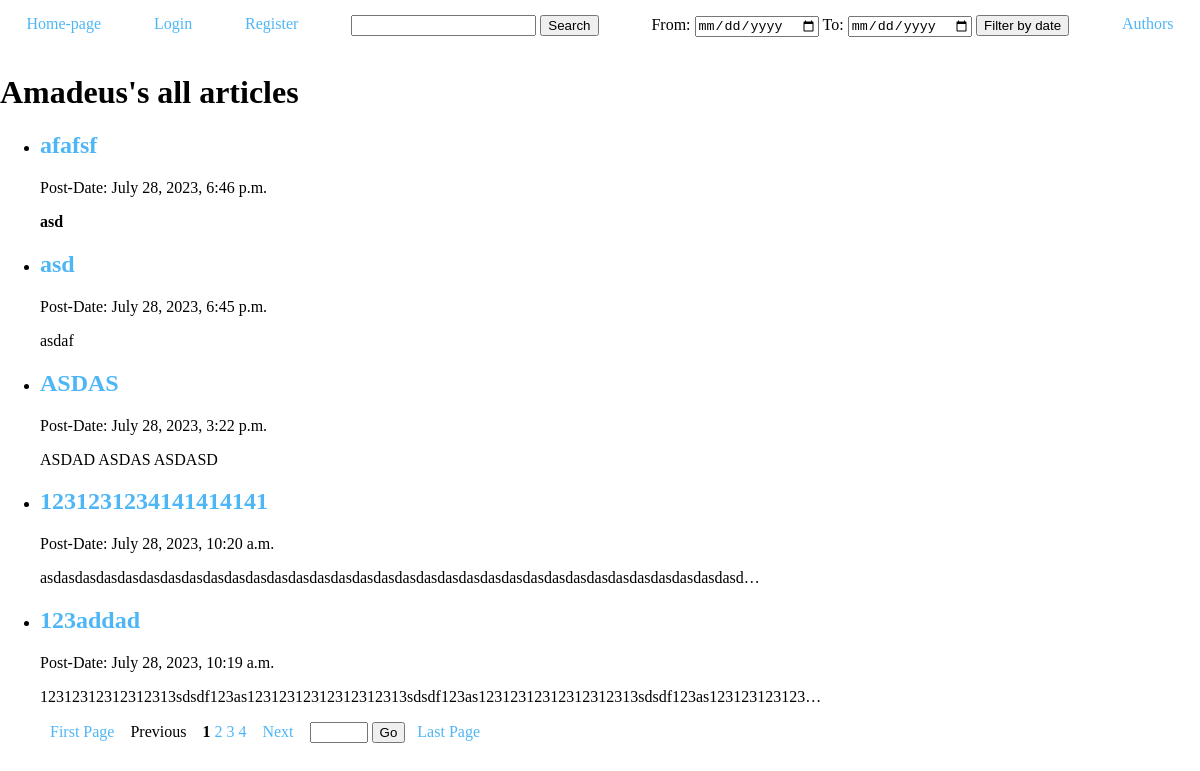
The page /blogs/author/Amadeus/ on the database as committed earlier.
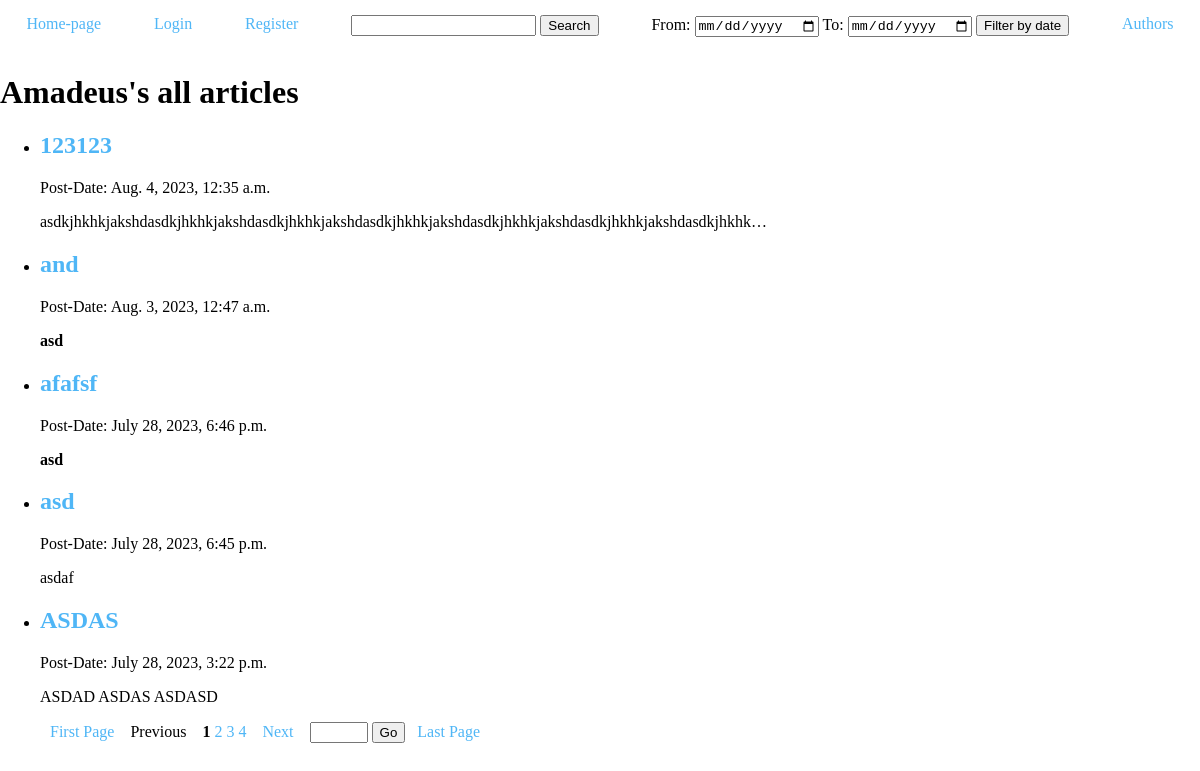
The same page on the database as committed later.
### blogs/models.py (models this page shows, shortened)
class Post(models.Model):
    title = models.CharField(max_length=200)
    content = models.TextField()
    date_created = models.DateTimeField(auto_now_add=True)
    author = models.ForeignKey(Author, on_delete=models.CASCADE)
    class Meta:
        ordering = ['-date_created']

### blogs/views.py (the view)
# urls.py: path('author/<str:username>/', views.author_posts, name='author_posts'),
def author_posts(request, username):
    author = Author.objects.get(user__username=username)
    posts = Post.objects.filter(author=author).order_by('-date_created')
    start_date_str = request.GET.get('start_date')
    end_date_str = request.GET.get('end_date')
    start_date = datetime.strptime(start_date_str, "%Y-%m-%d").date() if start_date_str else None
    end_date = datetime.strptime(end_date_str, "%Y-%m-%d").date() if end_date_str else None
    if start_date and end_date and start_date > end_date:
        start_date, end_date = end_date, start_date
    if start_date and end_date:
        posts = posts.filter(date_created__date__range=[start_date, end_date])
    paginator = Paginator(posts, 5)
    page_number = request.GET.get('page', 1)
    posts = paginator.get_page(page_number)
    current_url = reverse('author_posts', kwargs={'username': username})
    return render(request, 'blogs/author_posts.html', {'posts': posts, 'author': author,'current_url': current_url})

### blogs/templates/blogs/author_posts.html (shortened to what this page needs)
{% extends 'blogs/base.html' %}
{% block filter_form %}
<div>
<form action="{% url 'author_posts' username=author.user.username %}" method="get">
    From: <input type="date" name="start_date"
        value="{{ request.GET.start_date }}">
    To: <input type="date" name="end_date"
        value="{{ request.GET.end_date }}">
    <button type="submit">Filter by date</button>
</form>
</div>
{% endblock filter_form %}
{% block content %}
<h1>{{ author.user.username }}'s all articles</h1>
<ul>
    {% for post in posts %}
    <li>
        <h2><a href="{% url 'post_detail' pk=post.pk %}">{{ post.title }}</a></h2>
        <p>Post-Date: {{ post.date_created }}</p>
        <p>{{ post.content|truncatechars:100|safe }}</p>
    </li>
    {% empty %}
    <li>No articles.</li>
    {% endfor %}
</ul>
{% if posts.paginator.num_pages > 1 %}
    <div style="margin-left: 50px;">
        <a href="?start_date={{ request.GET.start_date }}&end_date={{ request.GET.end_date }}&page=1">First Page</a>
        {% if posts.has_previous %}
            <a href="?start_date={{ request.GET.start_date }}&end_date={{ request.GET.end_date }}&page={{ posts.previous_page_number }}">Previous</a>
        {% else %}
            <span>Previous</span>
        {% endif %}
        {% for num in posts.paginator.page_range %}
            {% if num >= posts.number|add:"-4" and num <= posts.number|add:"3" %}
                {% if posts.number == num %}
                    <span><strong>{{ num }}</strong></span>
                {% else %}
                    <a href="?start_date={{ request.GET.start_date }}&end_date={{ request.GET.end_date }}&page={{ num }}">{{ num }}</a>
                {% endif %}
            {% endif %}
        {% endfor %}
        {% if posts.has_next %}
            <a href="?start_date={{ request.GET.start_date }}&end_date={{ request.GET.end_date }}&page={{ posts.next_page_number }}">Next</a>
        {% else %}
            <span>Next</span>
        {% endif %}
        <form method="GET" action="{% url 'author_posts' username=author.user.username %}" style="display: inline;">
            <input type="number" id="go_to_page" name="page" min="1" max="{{ posts.paginator.num_pages }}" required style="width: 50px;">
            <button type="submit">Go</button>
        </form>
        <a href="?start_date={{ request.GET.start_date }}&end_date={{ request.GET.end_date }}&page={{ posts.paginator.num_pages }}">Last Page</a>
    </div>
{% endif %}
{% endblock content %}

Rows that differ between the two databases and show on the page:
no longer on this page (row unchanged): Post: title "1231231234141414141", date_created "July 28, 2023, 10:20 a.m.", content "asdasdasdasdasdasdasdasdasdasdasdasdasdasdasdasdasdasdasdasdasdasdasdasdasdasdasdasdasdasdasdasdasd…"
no longer on this page (row unchanged): Post: title "123addad", date_created "July 28, 2023, 10:19 a.m.", content "12312312312312313sdsdf123as12312312312312312313sdsdf123as12312312312312312313sdsdf123as123123123123…"
added Post: title "123123", date_created "Aug. 4, 2023, 12:35 a.m.", content "asdkjhkhkjakshdasdkjhkhkjakshdasdkjhkhkjakshdasdkjhkhkjakshdasdkjhkhkjakshdasdkjhkhkjakshdasdkjhkhk…"
added Post: title "and", date_created "Aug. 3, 2023, 12:47 a.m.", content "asd"
